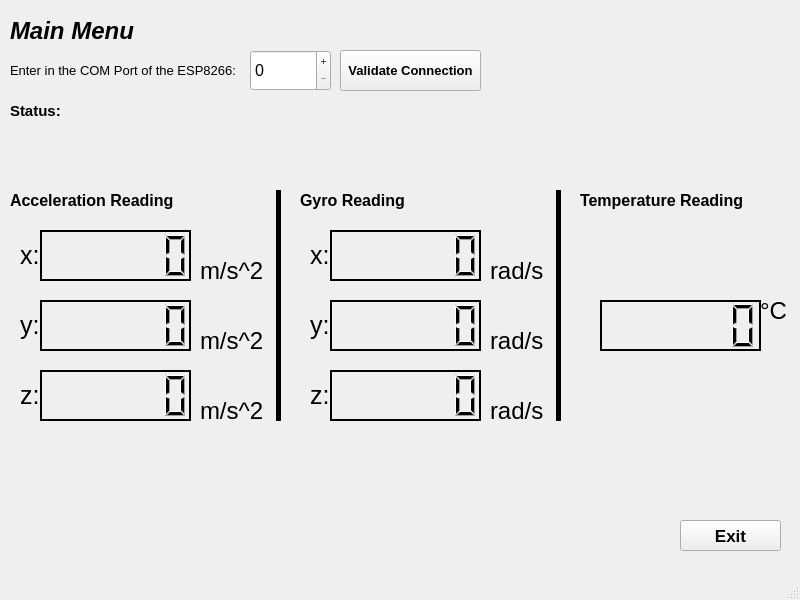
<?xml version="1.0" encoding="UTF-8"?>
<ui version="4.0">
 <class>MainWindow</class>
 <widget class="QMainWindow" name="MainWindow">
  <property name="enabled">
   <bool>true</bool>
  </property>
  <property name="geometry">
   <rect>
    <x>0</x>
    <y>0</y>
    <width>800</width>
    <height>600</height>
   </rect>
  </property>
  <property name="minimumSize">
   <size>
    <width>800</width>
    <height>600</height>
   </size>
  </property>
  <property name="maximumSize">
   <size>
    <width>800</width>
    <height>600</height>
   </size>
  </property>
  <property name="windowTitle">
   <string>MainWindow</string>
  </property>
  <widget class="QWidget" name="centralwidget">
   <widget class="QStackedWidget" name="stackedWidget">
    <property name="geometry">
     <rect>
      <x>0</x>
      <y>0</y>
      <width>801</width>
      <height>581</height>
     </rect>
    </property>
    <property name="currentIndex">
     <number>1</number>
    </property>
    <widget class="QWidget" name="page">
     <widget class="QPushButton" name="startButton">
      <property name="geometry">
       <rect>
        <x>240</x>
        <y>220</y>
        <width>301</width>
        <height>51</height>
       </rect>
      </property>
      <property name="font">
       <font>
        <family>Arial</family>
        <pointsize>18</pointsize>
        <weight>75</weight>
        <bold>true</bold>
       </font>
      </property>
      <property name="mouseTracking">
       <bool>false</bool>
      </property>
      <property name="text">
       <string>Start</string>
      </property>
      <property name="iconSize">
       <size>
        <width>16</width>
        <height>16</height>
       </size>
      </property>
     </widget>
     <widget class="QPushButton" name="exitButton">
      <property name="geometry">
       <rect>
        <x>680</x>
        <y>520</y>
        <width>101</width>
        <height>31</height>
       </rect>
      </property>
      <property name="font">
       <font>
        <family>Arial</family>
        <pointsize>13</pointsize>
        <weight>75</weight>
        <bold>true</bold>
       </font>
      </property>
      <property name="text">
       <string>Exit</string>
      </property>
     </widget>
     <widget class="QLabel" name="title">
      <property name="geometry">
       <rect>
        <x>10</x>
        <y>10</y>
        <width>451</width>
        <height>41</height>
       </rect>
      </property>
      <property name="font">
       <font>
        <family>Arial</family>
        <pointsize>18</pointsize>
        <weight>75</weight>
        <italic>true</italic>
        <bold>true</bold>
        <underline>false</underline>
        <strikeout>false</strikeout>
       </font>
      </property>
      <property name="text">
       <string>ESP8266 Control Centre</string>
      </property>
     </widget>
    </widget>
    <widget class="QWidget" name="page_2">
     <widget class="QPushButton" name="validButton">
      <property name="geometry">
       <rect>
        <x>340</x>
        <y>50</y>
        <width>141</width>
        <height>41</height>
       </rect>
      </property>
      <property name="font">
       <font>
        <family>Arial</family>
        <pointsize>10</pointsize>
        <weight>75</weight>
        <bold>true</bold>
       </font>
      </property>
      <property name="autoFillBackground">
       <bool>false</bool>
      </property>
      <property name="text">
       <string>Validate Connection</string>
      </property>
      <property name="default">
       <bool>false</bool>
      </property>
      <property name="flat">
       <bool>false</bool>
      </property>
     </widget>
     <widget class="QLabel" name="status_entry">
      <property name="geometry">
       <rect>
        <x>60</x>
        <y>100</y>
        <width>401</width>
        <height>21</height>
       </rect>
      </property>
      <property name="font">
       <font>
        <family>Arial</family>
        <pointsize>10</pointsize>
       </font>
      </property>
      <property name="text">
       <string/>
      </property>
     </widget>
     <widget class="QSpinBox" name="comBox">
      <property name="geometry">
       <rect>
        <x>250</x>
        <y>50</y>
        <width>81</width>
        <height>41</height>
       </rect>
      </property>
      <property name="font">
       <font>
        <family>Arial</family>
        <pointsize>12</pointsize>
        <stylestrategy>PreferDefault</stylestrategy>
        <kerning>true</kerning>
       </font>
      </property>
      <property name="buttonSymbols">
       <enum>QAbstractSpinBox::PlusMinus</enum>
      </property>
      <property name="maximum">
       <number>256</number>
      </property>
      <property name="stepType">
       <enum>QAbstractSpinBox::DefaultStepType</enum>
      </property>
     </widget>
     <widget class="QLabel" name="comEntryText">
      <property name="geometry">
       <rect>
        <x>10</x>
        <y>60</y>
        <width>231</width>
        <height>21</height>
       </rect>
      </property>
      <property name="font">
       <font>
        <family>Arial</family>
        <pointsize>10</pointsize>
       </font>
      </property>
      <property name="text">
       <string>Enter in the COM Port of the ESP8266:</string>
      </property>
     </widget>
     <widget class="QLCDNumber" name="Temp">
      <property name="geometry">
       <rect>
        <x>600</x>
        <y>300</y>
        <width>161</width>
        <height>51</height>
       </rect>
      </property>
      <property name="font">
       <font>
        <family>MS UI Gothic</family>
        <kerning>true</kerning>
       </font>
      </property>
      <property name="autoFillBackground">
       <bool>false</bool>
      </property>
      <property name="frameShape">
       <enum>QFrame::Box</enum>
      </property>
      <property name="frameShadow">
       <enum>QFrame::Plain</enum>
      </property>
      <property name="lineWidth">
       <number>2</number>
      </property>
      <property name="smallDecimalPoint">
       <bool>false</bool>
      </property>
      <property name="digitCount">
       <number>6</number>
      </property>
      <property name="intValue" stdset="0">
       <number>0</number>
      </property>
     </widget>
     <widget class="QLCDNumber" name="Accel_X">
      <property name="geometry">
       <rect>
        <x>40</x>
        <y>230</y>
        <width>151</width>
        <height>51</height>
       </rect>
      </property>
      <property name="font">
       <font>
        <family>Arial</family>
        <pointsize>10</pointsize>
        <weight>50</weight>
        <bold>false</bold>
       </font>
      </property>
      <property name="frameShape">
       <enum>QFrame::Box</enum>
      </property>
      <property name="frameShadow">
       <enum>QFrame::Plain</enum>
      </property>
      <property name="lineWidth">
       <number>2</number>
      </property>
      <property name="digitCount">
       <number>6</number>
      </property>
     </widget>
     <widget class="QLCDNumber" name="Accel_Y">
      <property name="geometry">
       <rect>
        <x>40</x>
        <y>300</y>
        <width>151</width>
        <height>51</height>
       </rect>
      </property>
      <property name="font">
       <font>
        <family>Arial</family>
        <pointsize>10</pointsize>
        <weight>50</weight>
        <bold>false</bold>
       </font>
      </property>
      <property name="frameShape">
       <enum>QFrame::Box</enum>
      </property>
      <property name="frameShadow">
       <enum>QFrame::Plain</enum>
      </property>
      <property name="lineWidth">
       <number>2</number>
      </property>
      <property name="digitCount">
       <number>6</number>
      </property>
     </widget>
     <widget class="QLCDNumber" name="Accel_Z">
      <property name="geometry">
       <rect>
        <x>40</x>
        <y>370</y>
        <width>151</width>
        <height>51</height>
       </rect>
      </property>
      <property name="font">
       <font>
        <family>Arial</family>
        <pointsize>10</pointsize>
        <weight>50</weight>
        <bold>false</bold>
       </font>
      </property>
      <property name="frameShape">
       <enum>QFrame::Box</enum>
      </property>
      <property name="frameShadow">
       <enum>QFrame::Plain</enum>
      </property>
      <property name="lineWidth">
       <number>2</number>
      </property>
      <property name="digitCount">
       <number>6</number>
      </property>
     </widget>
     <widget class="QLCDNumber" name="Gyro_X">
      <property name="geometry">
       <rect>
        <x>330</x>
        <y>230</y>
        <width>151</width>
        <height>51</height>
       </rect>
      </property>
      <property name="font">
       <font>
        <family>Arial</family>
        <pointsize>10</pointsize>
        <weight>50</weight>
        <bold>false</bold>
       </font>
      </property>
      <property name="frameShape">
       <enum>QFrame::Box</enum>
      </property>
      <property name="frameShadow">
       <enum>QFrame::Plain</enum>
      </property>
      <property name="lineWidth">
       <number>2</number>
      </property>
      <property name="digitCount">
       <number>6</number>
      </property>
     </widget>
     <widget class="QLCDNumber" name="Gyro_Y">
      <property name="geometry">
       <rect>
        <x>330</x>
        <y>300</y>
        <width>151</width>
        <height>51</height>
       </rect>
      </property>
      <property name="font">
       <font>
        <family>Arial</family>
        <pointsize>10</pointsize>
        <weight>50</weight>
        <bold>false</bold>
       </font>
      </property>
      <property name="frameShape">
       <enum>QFrame::Box</enum>
      </property>
      <property name="frameShadow">
       <enum>QFrame::Plain</enum>
      </property>
      <property name="lineWidth">
       <number>2</number>
      </property>
      <property name="digitCount">
       <number>6</number>
      </property>
     </widget>
     <widget class="QLCDNumber" name="Gyro_Z">
      <property name="geometry">
       <rect>
        <x>330</x>
        <y>370</y>
        <width>151</width>
        <height>51</height>
       </rect>
      </property>
      <property name="font">
       <font>
        <family>Arial</family>
        <pointsize>10</pointsize>
        <weight>50</weight>
        <bold>false</bold>
       </font>
      </property>
      <property name="frameShape">
       <enum>QFrame::Box</enum>
      </property>
      <property name="frameShadow">
       <enum>QFrame::Plain</enum>
      </property>
      <property name="lineWidth">
       <number>2</number>
      </property>
      <property name="digitCount">
       <number>6</number>
      </property>
     </widget>
     <widget class="QLabel" name="Temp_Label">
      <property name="geometry">
       <rect>
        <x>580</x>
        <y>180</y>
        <width>171</width>
        <height>41</height>
       </rect>
      </property>
      <property name="font">
       <font>
        <family>Arial</family>
        <pointsize>12</pointsize>
        <weight>75</weight>
        <bold>true</bold>
       </font>
      </property>
      <property name="text">
       <string>Temperature Reading</string>
      </property>
     </widget>
     <widget class="QLabel" name="accelReading">
      <property name="geometry">
       <rect>
        <x>10</x>
        <y>180</y>
        <width>171</width>
        <height>41</height>
       </rect>
      </property>
      <property name="font">
       <font>
        <family>Arial</family>
        <pointsize>12</pointsize>
        <weight>75</weight>
        <bold>true</bold>
       </font>
      </property>
      <property name="text">
       <string>Acceleration Reading</string>
      </property>
     </widget>
     <widget class="QLabel" name="gyro_reading">
      <property name="geometry">
       <rect>
        <x>300</x>
        <y>180</y>
        <width>111</width>
        <height>41</height>
       </rect>
      </property>
      <property name="font">
       <font>
        <family>Arial</family>
        <pointsize>12</pointsize>
        <weight>75</weight>
        <bold>true</bold>
       </font>
      </property>
      <property name="text">
       <string>Gyro Reading</string>
      </property>
     </widget>
     <widget class="QLabel" name="statusLabel">
      <property name="geometry">
       <rect>
        <x>10</x>
        <y>100</y>
        <width>71</width>
        <height>21</height>
       </rect>
      </property>
      <property name="font">
       <font>
        <family>Arial</family>
        <pointsize>11</pointsize>
        <weight>75</weight>
        <bold>true</bold>
       </font>
      </property>
      <property name="text">
       <string>Status: </string>
      </property>
     </widget>
     <widget class="QPushButton" name="exitButton2">
      <property name="geometry">
       <rect>
        <x>680</x>
        <y>520</y>
        <width>101</width>
        <height>31</height>
       </rect>
      </property>
      <property name="font">
       <font>
        <family>Arial</family>
        <pointsize>13</pointsize>
        <weight>75</weight>
        <bold>true</bold>
       </font>
      </property>
      <property name="text">
       <string>Exit</string>
      </property>
     </widget>
     <widget class="QLabel" name="x_Label">
      <property name="geometry">
       <rect>
        <x>20</x>
        <y>230</y>
        <width>41</width>
        <height>51</height>
       </rect>
      </property>
      <property name="font">
       <font>
        <family>Arial</family>
        <pointsize>19</pointsize>
        <weight>50</weight>
        <bold>false</bold>
       </font>
      </property>
      <property name="text">
       <string>x:</string>
      </property>
     </widget>
     <widget class="QLabel" name="y_label">
      <property name="geometry">
       <rect>
        <x>20</x>
        <y>300</y>
        <width>41</width>
        <height>51</height>
       </rect>
      </property>
      <property name="font">
       <font>
        <family>Arial</family>
        <pointsize>19</pointsize>
        <weight>50</weight>
        <bold>false</bold>
       </font>
      </property>
      <property name="text">
       <string>y:</string>
      </property>
     </widget>
     <widget class="QLabel" name="z_label">
      <property name="geometry">
       <rect>
        <x>20</x>
        <y>370</y>
        <width>41</width>
        <height>51</height>
       </rect>
      </property>
      <property name="font">
       <font>
        <family>Arial</family>
        <pointsize>19</pointsize>
        <weight>50</weight>
        <bold>false</bold>
       </font>
      </property>
      <property name="text">
       <string>z:</string>
      </property>
     </widget>
     <widget class="QLabel" name="accel_Units_3">
      <property name="geometry">
       <rect>
        <x>200</x>
        <y>400</y>
        <width>71</width>
        <height>21</height>
       </rect>
      </property>
      <property name="font">
       <font>
        <family>Arial</family>
        <pointsize>18</pointsize>
        <weight>50</weight>
        <bold>false</bold>
       </font>
      </property>
      <property name="text">
       <string>m/s^2</string>
      </property>
     </widget>
     <widget class="QLabel" name="accel_Units_4">
      <property name="geometry">
       <rect>
        <x>200</x>
        <y>330</y>
        <width>71</width>
        <height>21</height>
       </rect>
      </property>
      <property name="font">
       <font>
        <family>Arial</family>
        <pointsize>18</pointsize>
        <weight>50</weight>
        <bold>false</bold>
       </font>
      </property>
      <property name="text">
       <string>m/s^2</string>
      </property>
     </widget>
     <widget class="QLabel" name="accel_Units_5">
      <property name="geometry">
       <rect>
        <x>200</x>
        <y>260</y>
        <width>71</width>
        <height>21</height>
       </rect>
      </property>
      <property name="font">
       <font>
        <family>Arial</family>
        <pointsize>18</pointsize>
        <weight>50</weight>
        <bold>false</bold>
       </font>
      </property>
      <property name="text">
       <string>m/s^2</string>
      </property>
     </widget>
     <widget class="QLabel" name="x_Label_2">
      <property name="geometry">
       <rect>
        <x>310</x>
        <y>230</y>
        <width>41</width>
        <height>51</height>
       </rect>
      </property>
      <property name="font">
       <font>
        <family>Arial</family>
        <pointsize>19</pointsize>
        <weight>50</weight>
        <bold>false</bold>
       </font>
      </property>
      <property name="text">
       <string>x:</string>
      </property>
     </widget>
     <widget class="QLabel" name="y_label_2">
      <property name="geometry">
       <rect>
        <x>310</x>
        <y>300</y>
        <width>41</width>
        <height>51</height>
       </rect>
      </property>
      <property name="font">
       <font>
        <family>Arial</family>
        <pointsize>19</pointsize>
        <weight>50</weight>
        <bold>false</bold>
       </font>
      </property>
      <property name="text">
       <string>y:</string>
      </property>
     </widget>
     <widget class="QLabel" name="z_label_2">
      <property name="geometry">
       <rect>
        <x>310</x>
        <y>370</y>
        <width>41</width>
        <height>51</height>
       </rect>
      </property>
      <property name="font">
       <font>
        <family>Arial</family>
        <pointsize>19</pointsize>
        <weight>50</weight>
        <bold>false</bold>
       </font>
      </property>
      <property name="text">
       <string>z:</string>
      </property>
     </widget>
     <widget class="QLabel" name="gyro_Units">
      <property name="geometry">
       <rect>
        <x>490</x>
        <y>260</y>
        <width>61</width>
        <height>21</height>
       </rect>
      </property>
      <property name="font">
       <font>
        <family>Arial</family>
        <pointsize>18</pointsize>
        <weight>50</weight>
        <bold>false</bold>
       </font>
      </property>
      <property name="text">
       <string>rad/s</string>
      </property>
     </widget>
     <widget class="QLabel" name="gyro_Units_2">
      <property name="geometry">
       <rect>
        <x>490</x>
        <y>330</y>
        <width>61</width>
        <height>21</height>
       </rect>
      </property>
      <property name="font">
       <font>
        <family>Arial</family>
        <pointsize>18</pointsize>
        <weight>50</weight>
        <bold>false</bold>
       </font>
      </property>
      <property name="text">
       <string>rad/s</string>
      </property>
     </widget>
     <widget class="QLabel" name="gyro_Units_3">
      <property name="geometry">
       <rect>
        <x>490</x>
        <y>400</y>
        <width>61</width>
        <height>21</height>
       </rect>
      </property>
      <property name="font">
       <font>
        <family>Arial</family>
        <pointsize>18</pointsize>
        <weight>50</weight>
        <bold>false</bold>
       </font>
      </property>
      <property name="text">
       <string>rad/s</string>
      </property>
     </widget>
     <widget class="QLabel" name="tempUnits">
      <property name="geometry">
       <rect>
        <x>760</x>
        <y>300</y>
        <width>61</width>
        <height>21</height>
       </rect>
      </property>
      <property name="font">
       <font>
        <family>Arial</family>
        <pointsize>18</pointsize>
        <weight>50</weight>
        <bold>false</bold>
       </font>
      </property>
      <property name="text">
       <string>°C</string>
      </property>
     </widget>
     <widget class="Line" name="line">
      <property name="geometry">
       <rect>
        <x>270</x>
        <y>190</y>
        <width>16</width>
        <height>231</height>
       </rect>
      </property>
      <property name="frameShadow">
       <enum>QFrame::Plain</enum>
      </property>
      <property name="lineWidth">
       <number>5</number>
      </property>
      <property name="orientation">
       <enum>Qt::Vertical</enum>
      </property>
     </widget>
     <widget class="Line" name="line_2">
      <property name="geometry">
       <rect>
        <x>550</x>
        <y>190</y>
        <width>16</width>
        <height>231</height>
       </rect>
      </property>
      <property name="frameShadow">
       <enum>QFrame::Plain</enum>
      </property>
      <property name="lineWidth">
       <number>5</number>
      </property>
      <property name="orientation">
       <enum>Qt::Vertical</enum>
      </property>
     </widget>
     <widget class="QLabel" name="mainMenu">
      <property name="geometry">
       <rect>
        <x>10</x>
        <y>10</y>
        <width>451</width>
        <height>41</height>
       </rect>
      </property>
      <property name="font">
       <font>
        <family>Arial</family>
        <pointsize>18</pointsize>
        <weight>75</weight>
        <italic>true</italic>
        <bold>true</bold>
        <underline>false</underline>
        <strikeout>false</strikeout>
       </font>
      </property>
      <property name="text">
       <string>Main Menu</string>
      </property>
     </widget>
    </widget>
   </widget>
  </widget>
  <widget class="QMenuBar" name="menubar">
   <property name="geometry">
    <rect>
     <x>0</x>
     <y>0</y>
     <width>800</width>
     <height>20</height>
    </rect>
   </property>
  </widget>
  <widget class="QStatusBar" name="statusbar"/>
 </widget>
 <resources/>
 <connections/>
</ui>
